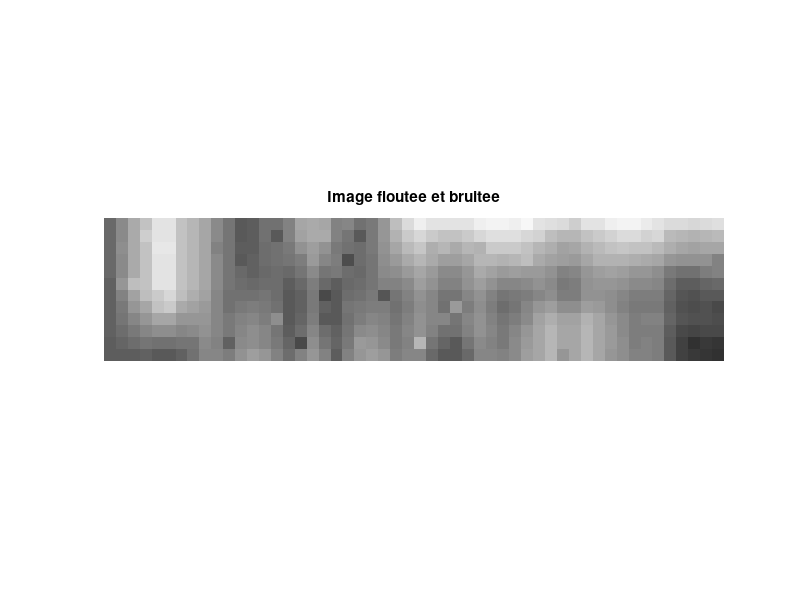

The MATLAB source for this figure: (Note: this script raises an error after producing the figure.)
clear all; close all; clc;
format longG;

% Utiliser la fonction test ou imageTest ou lambda.
function x = main(xtilde, l, L, A)
  figure;
  imshow(reshape(xtilde,l,L));
  title('Image floutee et bruitee');

  % Choose parameter and solve problem
  lambda = 1e-4;
  x = deblurr(A,xtilde,lambda);

  % Display solution
  figure;
  imshow(reshape(x,l,L) );
  title('Image defloutee et debruitee');
  endfunction

function test(file)

  load(file);
  main(xtilde, l, L, A);
  endfunction

function imageTest()

  load Example0;
  x = main(xtilde, l, L, A);
  figure;
  imshow(reshape(xtrue,l,L));
  title('Image fournie');
  fprintf('L''erreur relative de reconstruciton L1 est de %2.2f %% +//0-n',
          norm(x-xtrue,1)/norm(xtrue,1)*100);

  endfunction

function lambda(file)
  load(file);
  errors = testLambda(A,xtilde,xtrue);
  display(errors)
  endfunction

test("Example0")

